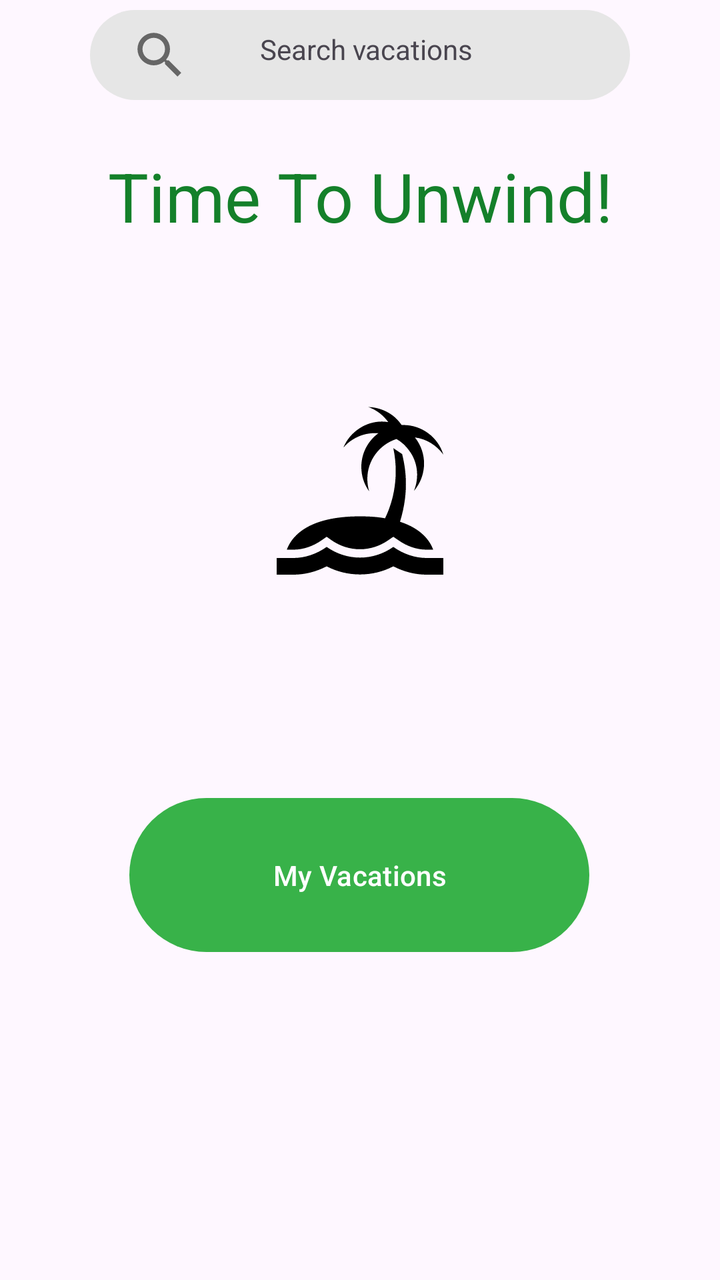
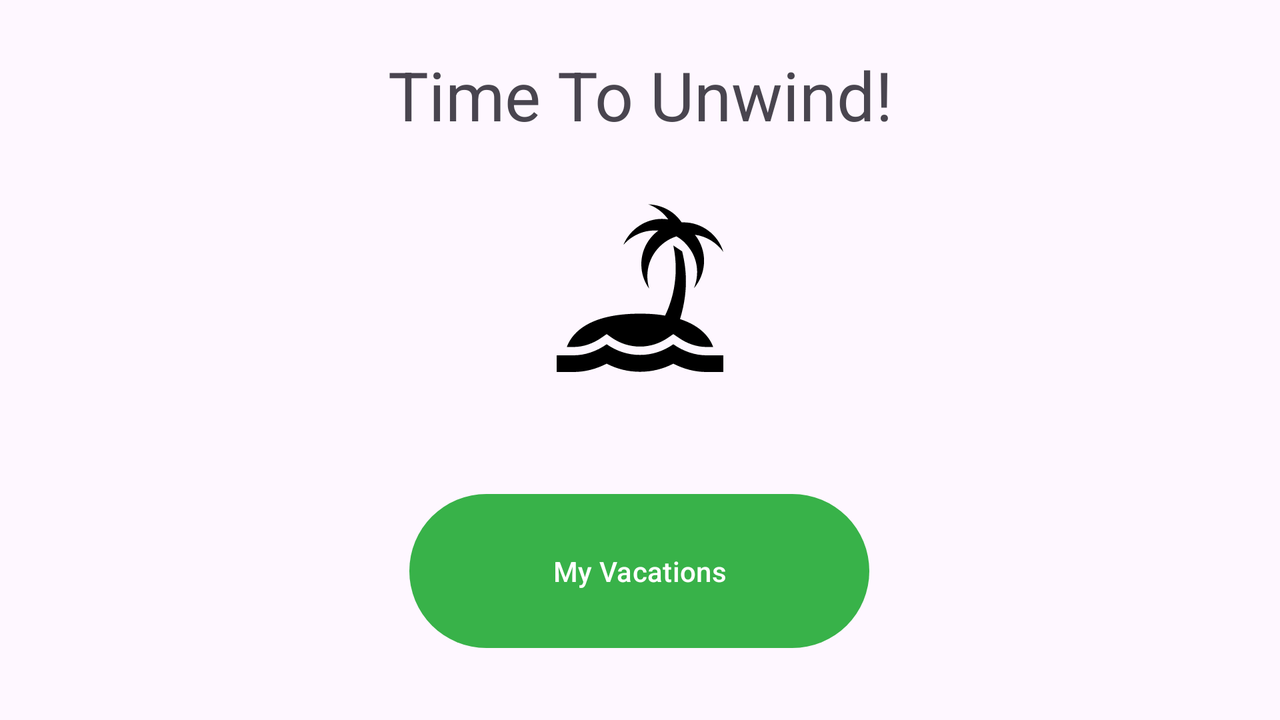

Compare how this app lays out the same screen by default and in its alternative resource folder. The renders come first, then the two layout files and the values they reference.
<!-- AndroidManifest.xml: application theme Theme.D308VacationPlanner -->
<!-- res/layout/activity_main.xml -->
<?xml version="1.0" encoding="utf-8"?>
<androidx.constraintlayout.widget.ConstraintLayout xmlns:android="http://schemas.android.com/apk/res/android"
    xmlns:app="http://schemas.android.com/apk/res-auto"
    xmlns:tools="http://schemas.android.com/tools"
    android:id="@+id/main"
    android:layout_width="match_parent"
    android:layout_height="match_parent"
    tools:context=".UI.MainActivity">

    <TextView
        android:id="@+id/textView2"
        android:layout_width="wrap_content"
        android:layout_height="wrap_content"
        android:text="@string/time_to_unwind"
        android:textAlignment="center"
        android:textAppearance="@style/TextAppearance.AppCompat.Display1"
        android:textColor="@color/dark_green"
        app:layout_constraintBottom_toTopOf="@id/imageView"
        app:layout_constraintEnd_toEndOf="parent"
        app:layout_constraintStart_toStartOf="parent"
        app:layout_constraintTop_toTopOf="parent"
        app:layout_constraintVertical_bias="0.1" />

    <ImageView
        android:id="@+id/imageView"
        android:layout_width="200dp"
        android:layout_height="100dp"
        android:layout_marginBottom="24dp"
        android:contentDescription="@string/TODO"
        app:layout_constraintBottom_toTopOf="@+id/myVacaButton"
        app:layout_constraintEnd_toEndOf="parent"
        app:layout_constraintStart_toStartOf="parent"
        app:layout_constraintTop_toBottomOf="@+id/textView2"
        app:srcCompat="@drawable/island" />

    <Button
        android:id="@+id/myVacaButton"
        android:layout_width="230dp"
        android:layout_height="85dp"
        android:layout_marginBottom="160dp"
        android:text="@string/my_vacations"
        app:layout_constraintBottom_toBottomOf="parent"
        app:layout_constraintEnd_toEndOf="parent"
        app:layout_constraintHorizontal_bias="0.497"
        app:layout_constraintStart_toStartOf="parent" />

    <LinearLayout
        android:id="@+id/searchButton"
        android:layout_width="270dp"
        android:layout_height="45dp"
        android:orientation="horizontal"
        android:layout_marginTop="5dp"
        app:layout_constraintStart_toStartOf="parent"
        app:layout_constraintEnd_toEndOf="parent"
        app:layout_constraintTop_toTopOf="parent"
        android:background="@drawable/search_button">

        <ImageView
            android:id="@+id/imageView3"
            android:layout_width="30dp"
            android:layout_height="match_parent"
            android:layout_marginStart="20dp"
            app:srcCompat="@drawable/magnify" />

        <TextView
            android:id="@+id/textView9"
            android:layout_width="wrap_content"
            android:layout_height="wrap_content"
            android:layout_marginStart="35dp"
            android:layout_marginTop="10dp"
            app:layout_constraintStart_toEndOf="@id/imageView3"
            app:layout_constraintTop_toTopOf="parent"
            app:layout_constraintBottom_toBottomOf="parent"
            android:text="@string/search_vacations" />

    </LinearLayout>

</androidx.constraintlayout.widget.ConstraintLayout>
<!-- resources referenced by this layout -->
<resources>
  <color name="dark_green">#14802A</color>
  <!-- drawable island (drawable) -->
  <vector xmlns:android="http://schemas.android.com/apk/res/android" android:height="24dp" android:width="24dp" android:viewportWidth="24" android:viewportHeight="24"><path android:fillColor="#000000" android:pathData="M20 20C18.61 20 17.22 19.53 16 18.67C13.56 20.38 10.44 20.38 8 18.67C6.78 19.53 5.39 20 4 20H2V22H4C5.37 22 6.74 21.65 8 21C10.5 22.3 13.5 22.3 16 21C17.26 21.65 18.62 22 20 22H22V20H20M20.78 19H20C18.82 19 17.64 18.6 16.58 17.85L16 17.45L15.42 17.85C14.39 18.57 13.21 18.95 12 18.95C10.77 18.95 9.59 18.57 8.56 17.85L8 17.45L7.43 17.85C6.36 18.6 5.18 19 4 19H3.22C3.75 17.54 5.58 15 12 15C14 15 15 15.24 15 15.24C15.68 13.87 16.83 10.77 16 6.82L17.06 7.53C17.39 8.96 18 11.75 16.8 15.65C19.43 16.5 20.42 18 20.78 19M22 7.59C21.21 6.5 20 5.71 18.58 5.53C18.7 5.67 18.81 5.83 18.92 6C20.12 7.91 19.87 10.32 18.47 11.95C19.06 10.5 19 8.79 18.08 7.36C18 7.28 17.96 7.2 17.9 7.11C17.5 6.53 16.96 6.06 16.38 5.72C14.35 6.37 12.88 8.27 12.88 10.5C12.88 11.03 12.96 11.53 13.1 12C12.5 11.17 12.16 10.17 12.16 9.07C12.16 7.41 12.96 5.95 14.2 5.03C13.16 4.95 12.09 5.18 11.14 5.78C10.7 6.05 10.32 6.38 10 6.76C10.39 5.82 11.05 5 12 4.4C13.04 3.74 14.25 3.5 15.39 3.69C15.1 3.29 14.75 2.92 14.33 2.6C13.92 2.29 13.47 2.05 13 1.88C14 1.91 15.04 2.24 15.91 2.89C16.35 3.22 16.7 3.62 17 4.05C17.06 4.05 17.12 4.04 17.19 4.04C19.45 4.04 21.37 5.53 22 7.59Z" /></vector>
  <!-- drawable magnify (drawable) -->
  <vector xmlns:android="http://schemas.android.com/apk/res/android"
      android:height="24dp"
      android:width="24dp"
      android:viewportWidth="24"
      android:viewportHeight="24">
      <path
      android:fillColor="@color/magnify_grey_color"
          android:pathData="M9.5,3A6.5,6.5 0 0,1 16,9.5C16,11.11 15.41,12.59 14.44,13.73L14.71,
          14H15.5L20.5,19L19,20.5L14,15.5V14.71L13.73,14.44C12.59,15.41 11.11,16 9.5,16A6.5,6.5 0 0,
          1 3,9.5A6.5,6.5 0 0,1 9.5,3M9.5,5C7,5 5,7 5,9.5C5,12 7,14 9.5,14C12,14 14,12 14,9.5C14,7 12,
          5 9.5,5Z" />
  </vector>
  <!-- drawable search_button (drawable) -->
  <?xml version="1.0" encoding="utf-8"?>
  <shape xmlns:android="http://schemas.android.com/apk/res/android"
      android:shape="rectangle">
  
      <solid
          android:width="2dp"
          android:color="#e6e6e6"/>
  
      <corners
          android:radius="90dp"/>
  
  </shape>
  <string name="TODO">FIXME</string>
  <string name="my_vacations">My Vacations</string>
  <string name="search_vacations">Search vacations</string>
  <string name="time_to_unwind">Time To Unwind!</string>
  <style name="Theme.D308VacationPlanner" parent="Base.Theme.D308VacationPlanner" />
  <color name="magnify_grey_color">#666666</color>
  <style name="Base.Theme.D308VacationPlanner" parent="Theme.Material3.DayNight">
          
          
  
  
  
          
          <item name="colorPrimary">@color/green</item>
          <item name="colorPrimaryDark">@color/dark_green</item>
          <item name="colorAccent">@color/green</item>
          <item name="colorPrimaryVariant">@color/dark_green</item>
  
  
          
          <item name="colorSecondary">@color/light_yellow</item>
          <item name="colorSecondaryVariant">@color/gold</item>
  
          <item name="android:statusBarColor">@android:color/transparent</item>
          <item name="android:windowLightStatusBar">true</item>
  
  
          <item name="android:navigationBarColor">@color/green</item>
  
      </style>
  <color name="green">#38b249</color>
  <color name="light_yellow">#FEFADA</color>
  <color name="gold">#e7a600</color>
</resources>
<!-- res/layout-land/activity_main.xml (the repository's variant of the layout above) -->
<!-- drawn on the phone turned sideways -->
<?xml version="1.0" encoding="utf-8"?>
<androidx.constraintlayout.widget.ConstraintLayout xmlns:android="http://schemas.android.com/apk/res/android"
    xmlns:app="http://schemas.android.com/apk/res-auto"
    xmlns:tools="http://schemas.android.com/tools"
    android:id="@+id/main"
    android:layout_width="match_parent"
    android:layout_height="match_parent"
    tools:context=".UI.MainActivity">

    <TextView
        android:id="@+id/textView2"
        android:layout_width="wrap_content"
        android:layout_height="wrap_content"
        android:text="@string/time_to_unwind"
        android:textAlignment="center"
        android:textAppearance="@style/TextAppearance.AppCompat.Display1"
        app:layout_constraintBottom_toTopOf="@id/imageView"
        app:layout_constraintEnd_toEndOf="parent"
        app:layout_constraintStart_toStartOf="parent"
        app:layout_constraintTop_toTopOf="parent"
        app:layout_constraintVertical_bias="0.1" />

    <ImageView
        android:id="@+id/imageView"
        android:layout_width="200dp"
        android:layout_height="100dp"
        android:layout_marginBottom="24dp"
        android:contentDescription="@string/TODO"
        app:layout_constraintBottom_toTopOf="@+id/myVacaButton"
        app:layout_constraintEnd_toEndOf="parent"
        app:layout_constraintStart_toStartOf="parent"
        app:layout_constraintTop_toBottomOf="@+id/textView2"
        app:srcCompat="@drawable/island" />

    <Button
        android:id="@+id/myVacaButton"
        android:layout_width="230dp"
        android:layout_height="85dp"
        android:layout_marginBottom="32dp"
        android:text="@string/my_vacations"
        app:layout_constraintBottom_toBottomOf="parent"
        app:layout_constraintEnd_toEndOf="parent"
        app:layout_constraintHorizontal_bias="0.499"

        app:layout_constraintStart_toStartOf="parent" />

</androidx.constraintlayout.widget.ConstraintLayout>
<!-- resources referenced by the variant -->
<!-- as the phone turned sideways resolves them -->
<resources>
  <!-- drawable island (drawable) -->
  <vector xmlns:android="http://schemas.android.com/apk/res/android" android:height="24dp" android:width="24dp" android:viewportWidth="24" android:viewportHeight="24"><path android:fillColor="#000000" android:pathData="M20 20C18.61 20 17.22 19.53 16 18.67C13.56 20.38 10.44 20.38 8 18.67C6.78 19.53 5.39 20 4 20H2V22H4C5.37 22 6.74 21.65 8 21C10.5 22.3 13.5 22.3 16 21C17.26 21.65 18.62 22 20 22H22V20H20M20.78 19H20C18.82 19 17.64 18.6 16.58 17.85L16 17.45L15.42 17.85C14.39 18.57 13.21 18.95 12 18.95C10.77 18.95 9.59 18.57 8.56 17.85L8 17.45L7.43 17.85C6.36 18.6 5.18 19 4 19H3.22C3.75 17.54 5.58 15 12 15C14 15 15 15.24 15 15.24C15.68 13.87 16.83 10.77 16 6.82L17.06 7.53C17.39 8.96 18 11.75 16.8 15.65C19.43 16.5 20.42 18 20.78 19M22 7.59C21.21 6.5 20 5.71 18.58 5.53C18.7 5.67 18.81 5.83 18.92 6C20.12 7.91 19.87 10.32 18.47 11.95C19.06 10.5 19 8.79 18.08 7.36C18 7.28 17.96 7.2 17.9 7.11C17.5 6.53 16.96 6.06 16.38 5.72C14.35 6.37 12.88 8.27 12.88 10.5C12.88 11.03 12.96 11.53 13.1 12C12.5 11.17 12.16 10.17 12.16 9.07C12.16 7.41 12.96 5.95 14.2 5.03C13.16 4.95 12.09 5.18 11.14 5.78C10.7 6.05 10.32 6.38 10 6.76C10.39 5.82 11.05 5 12 4.4C13.04 3.74 14.25 3.5 15.39 3.69C15.1 3.29 14.75 2.92 14.33 2.6C13.92 2.29 13.47 2.05 13 1.88C14 1.91 15.04 2.24 15.91 2.89C16.35 3.22 16.7 3.62 17 4.05C17.06 4.05 17.12 4.04 17.19 4.04C19.45 4.04 21.37 5.53 22 7.59Z" /></vector>
  <string name="TODO">FIXME</string>
  <string name="my_vacations">My Vacations</string>
  <string name="time_to_unwind">Time To Unwind!</string>
  <style name="Theme.D308VacationPlanner" parent="Base.Theme.D308VacationPlanner" />
  <style name="Base.Theme.D308VacationPlanner" parent="Theme.Material3.DayNight">
          
          
  
  
  
          
          <item name="colorPrimary">@color/green</item>
          <item name="colorPrimaryDark">@color/dark_green</item>
          <item name="colorAccent">@color/green</item>
          <item name="colorPrimaryVariant">@color/dark_green</item>
  
  
          
          <item name="colorSecondary">@color/light_yellow</item>
          <item name="colorSecondaryVariant">@color/gold</item>
  
          <item name="android:statusBarColor">@android:color/transparent</item>
          <item name="android:windowLightStatusBar">true</item>
  
  
          <item name="android:navigationBarColor">@color/green</item>
  
      </style>
  <color name="green">#38b249</color>
  <color name="dark_green">#14802A</color>
  <color name="light_yellow">#FEFADA</color>
  <color name="gold">#e7a600</color>
</resources>
